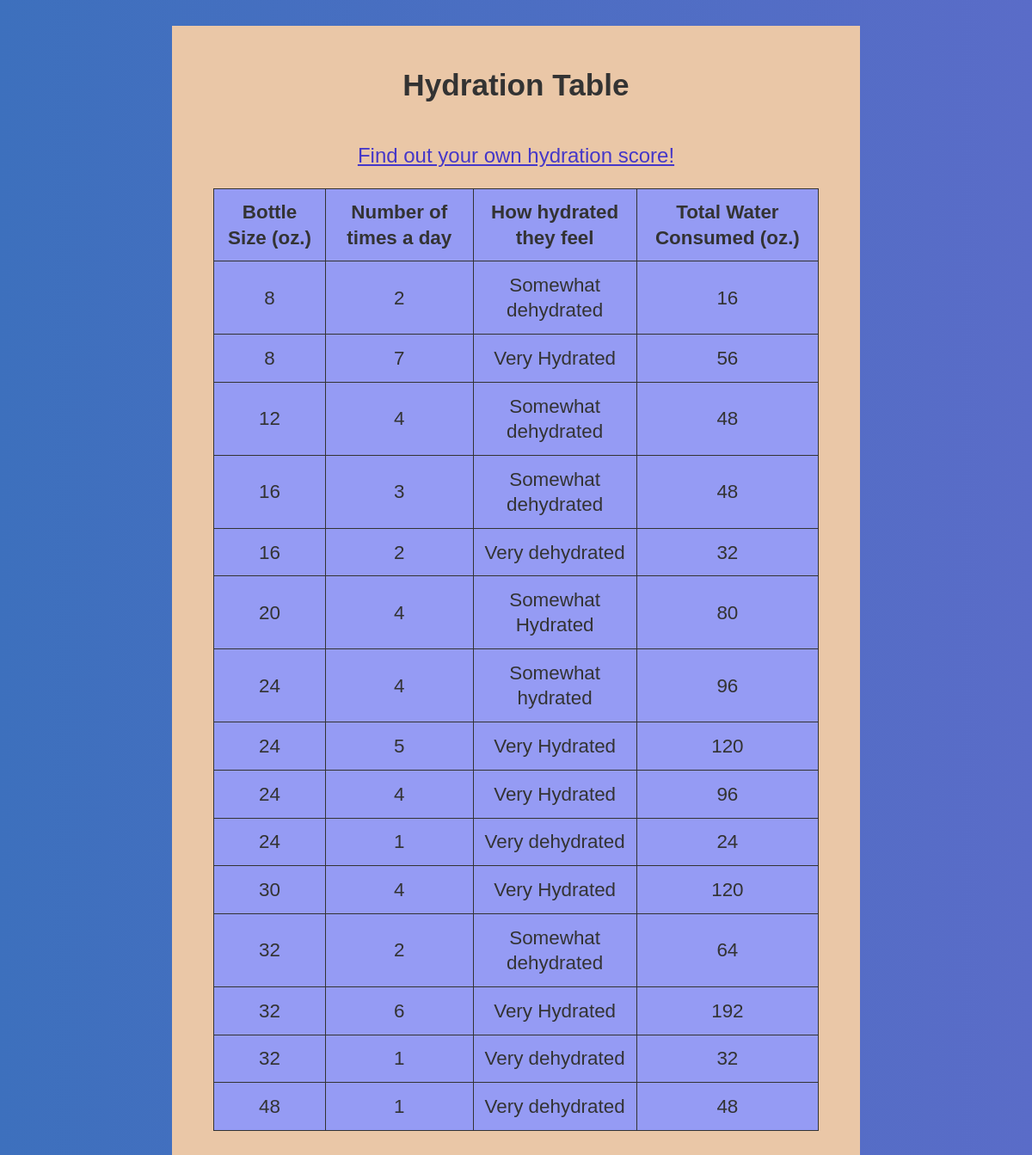
The app's page /water_table.php with its own data.
### tables this page shows
CREATE TABLE `hydration` (
  `id` int(11) NOT NULL,
  `size` int(3) NOT NULL,
  `amount` int(2) NOT NULL,
  `hydrated` varchar(50) NOT NULL,
  `total` int(5) NOT NULL
);

### water_table.php (the view, shortened to what this page needs)
<?php
	include 'database.php';
	$query = "SELECT * FROM hydration ORDER BY size";
	$water = mysqli_query($conn, $query);
?>
<!DOCTYPE html>
<html lang="en">
<head>
	<link rel="stylesheet" href="styles/main.css">
</head>
<body>
	<div id="container">
	<h1>Hydration Table</h1>
	<p class="tabletext"><a href="form.php">Find out your own hydration score!</a></p>
	<table>
	<tr>
	  <th>Bottle Size (oz.)</th>
	  <th>Number of times a day</th>
	  <th>How hydrated they feel</th>
	  <th>Total Water Consumed (oz.)</th>
	</tr>
	<?php while ($row = mysqli_fetch_assoc($water)) :  ?>
	<tr>
  	<td><?php echo $row['size']; ?></td>
  	<td><?php echo $row['amount']; ?></td>
  	<td><?php echo $row['hydrated']; ?></td>
  	<td><?php echo $row['total']; ?></td>
</tr>
<?php endwhile;  ?>
</table>
</div>
</body>
</html>

### styles/main.css (style rules this page uses)
html { font-size: 100%; box-sizing: border-box; }
* { box-sizing: inherit; }
body { margin: 0; color: #333; background-image: linear-gradient(90deg, #3d70bd, #5a6cc8); font-family: 'Arial', sans-serif; line-height: 1.3; }
h1 { text-align: center; font-size: 2.2rem; line-height: 1.2; margin: auto; padding-bottom: 1.5rem; }
#container { max-width: 800px; margin: 30px auto; background: #eac7a7; padding: 3rem; }
#container p { font-size: 1.5rem; line-height: 1.1; }
.tabletext { text-align: center; font-size: 1.4rem; line-height: 1.2; }
table { border-spacing: 0; empty-cells: show; margin: auto; border-right: 1.5px solid; }
td, th { font-size: 1.4rem; padding: .8rem; margin: 0; overflow: visible; text-align: center; border-bottom: 1.5px solid; border-left: 1.5px solid #333; background: #959bf4; }
th { border-top: 1.5px solid; }
a { color: #4537c8; }

### records on screen
hydration: size "8", amount "2", hydrated "Somewhat dehydrated", total "16"
hydration: size "8", amount "7", hydrated "Very Hydrated", total "56"
hydration: size "12", amount "4", hydrated "Somewhat dehydrated", total "48"
hydration: size "16", amount "3", hydrated "Somewhat dehydrated", total "48"
hydration: size "16", amount "2", hydrated "Very dehydrated", total "32"
hydration: size "20", amount "4", hydrated "Somewhat Hydrated", total "80"
hydration: size "24", amount "4", hydrated "Somewhat hydrated", total "96"
hydration: size "24", amount "5", hydrated "Very Hydrated", total "120"
hydration: size "24", amount "4", hydrated "Very Hydrated", total "96"
hydration: size "24", amount "1", hydrated "Very dehydrated", total "24"
hydration: size "30", amount "4", hydrated "Very Hydrated", total "120"
hydration: size "32", amount "2", hydrated "Somewhat dehydrated", total "64"
hydration: size "32", amount "6", hydrated "Very Hydrated", total "192"
hydration: size "32", amount "1", hydrated "Very dehydrated", total "32"
hydration: size "48", amount "1", hydrated "Very dehydrated", total "48"
